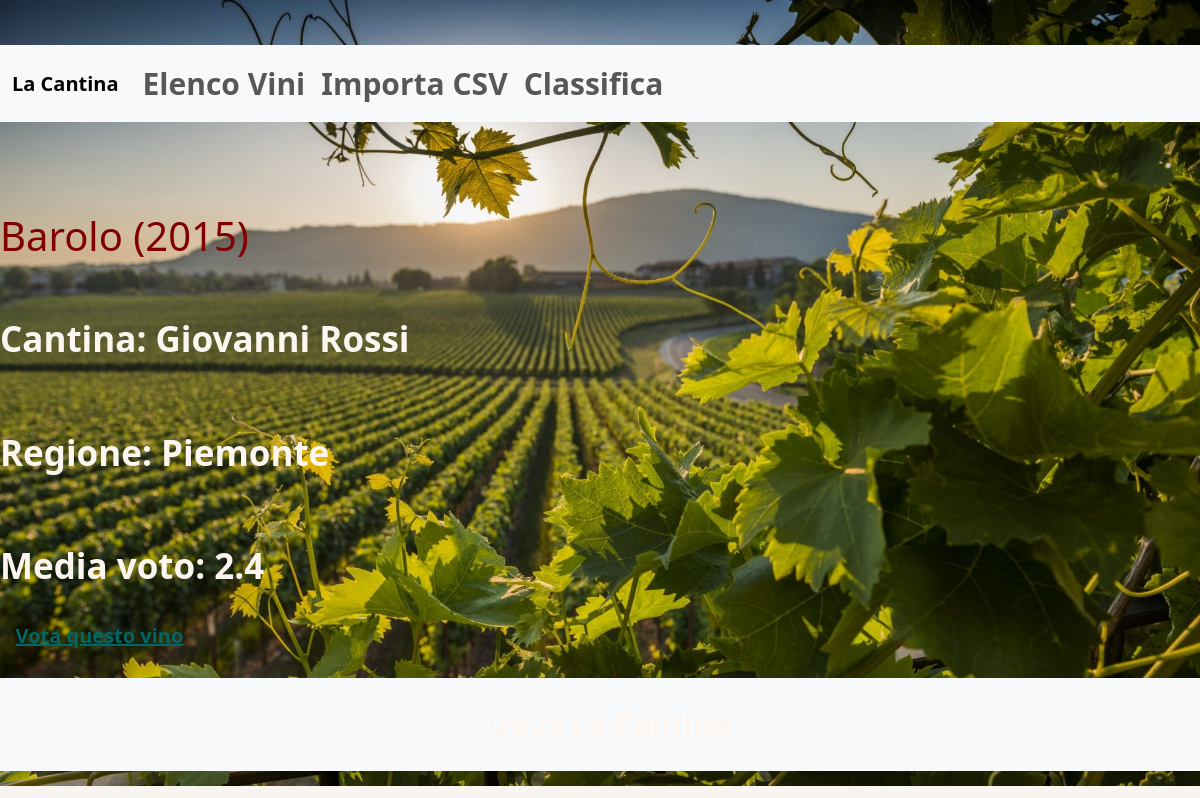
The page /wine/1/ on the database its author committed.
### core/models.py (models this page shows, shortened)
class Wine(models.Model): # trasferisce le caratteristiche del file models su model
    nome = models.CharField(max_length=200)
    cantina = models.CharField(max_length=200)
    regione = models.CharField(max_length=100)
    annata = annata = models.IntegerField(default=2025)
    varietà = models.CharField(max_length=100, blank=True)
    voto_totale = models.PositiveIntegerField(default=0)
    voto_count = models.PositiveIntegerField(default=0)
    @property # decoratore usa la funzione senza parentesi come fosse un attributo calcolato
    def voto_medio(self):
        if self.voto_count:
            return self.voto_totale / self.voto_count
        return 0# Se non ha voti, restituisce 0

### core/views.py (the view)
# urls.py: path('wine/<int:pk>/', views.WineDetailView.as_view(), name='wine_detail'),
class WineDetailView(DetailView):
    model = Wine
    template_name = 'core/_detail.html'
    context_object_name = 'wine'

### core/templates/core/_detail.html (shortened to what this page needs)
{% extends 'core/base.html' %}
{% block content %}
&nbsp; <h2>{{ object.nome }} ({{ object.annata }})</h2>
&nbsp; <p>Cantina: {{ object.cantina }}</p>
&nbsp; <p>Regione: {{ object.regione }}</p>
&nbsp; <p>Media voto: {{ object.voto_medio|floatformat:1 }}</p>
&nbsp; <a href="{% url 'vota_wine' object.pk %}">Vota questo vino</a>
{% endblock %}

### static/css/main.css (style rules this page uses)
body { background-color: #f8f4ef; }
body { background-image: url('../img/vitigno.jpg'); background-size: cover; background-position: center; background-repeat: no-repeat; }
body { font-weight: bold; font-size: 1.5em; }

### core/templates/core/base.html (style rules this page uses)
body { background-color: #fdf6f0; color: #fdf6f0; }
h2 { color: #800000; }
a { color: #006666; }
body { font-size: 30px; }
h2 { font-size: 40px; }
p { font-size: 35px; }
a { font-size: 20px; }

### rows shown on the page
Wine: nome "Barolo", annata "2015", cantina "Giovanni Rossi", regione "Piemonte", voto_medio "2.4"
